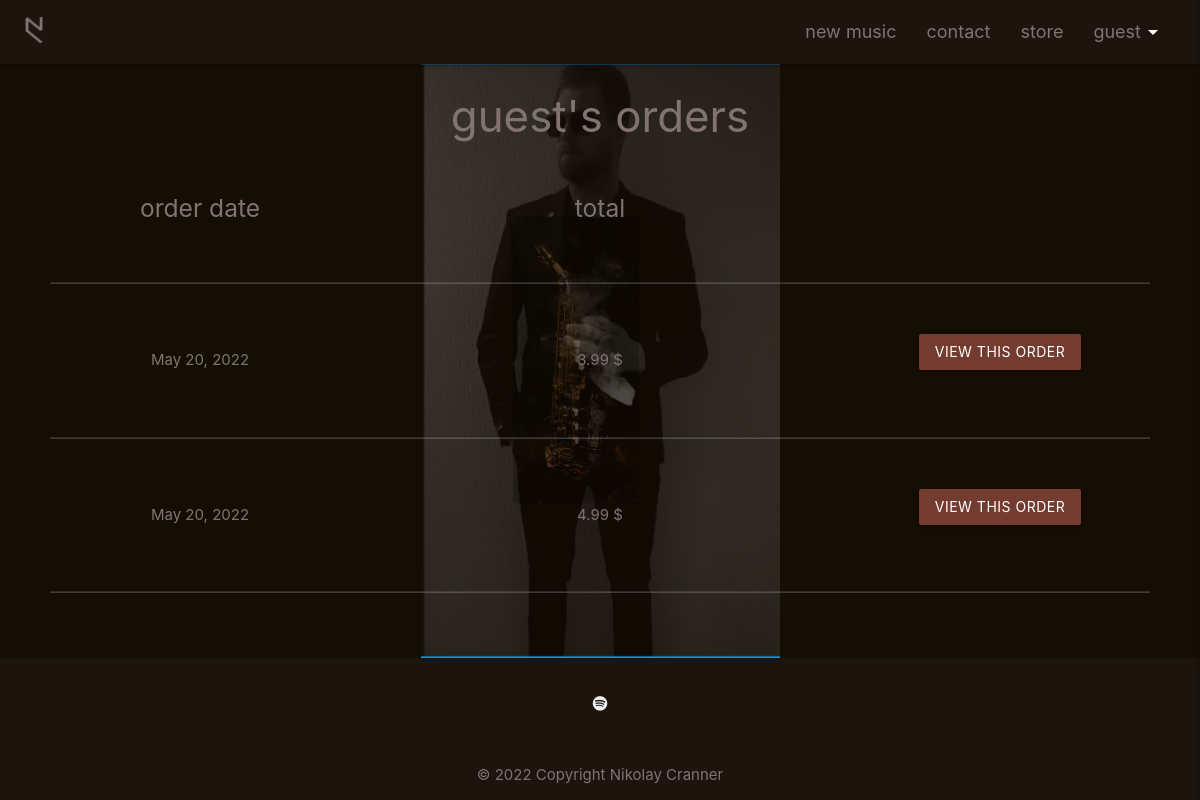
The page /userprofile on the database as committed earlier.
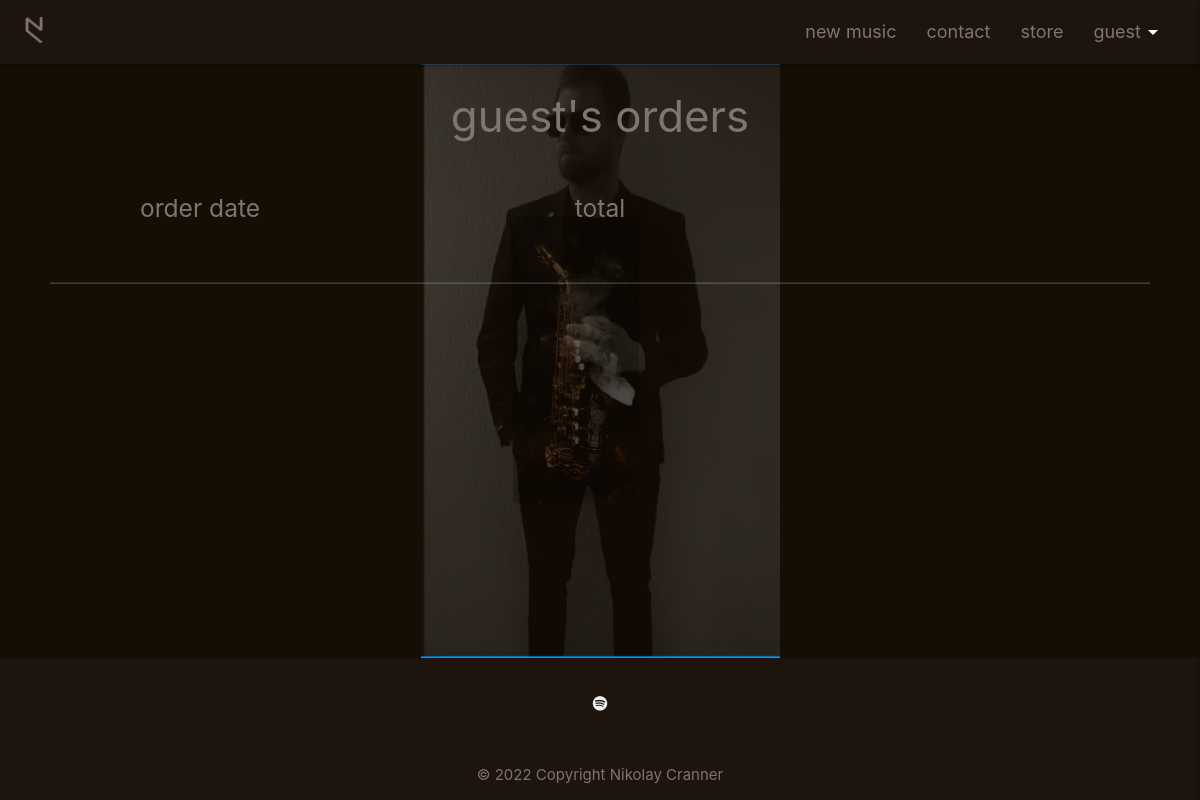
The same page on the database as committed later.
### store/models.py (models this page shows)
class Order(models.Model):
    order_id = models.CharField(max_length=254, null=True, blank=True)
    order_items = models.CharField(max_length=254, null=True, blank=True)
    user_id = models.CharField(max_length=254, null=True, blank=True)
    transaction_date = models.DateField(default=tz.now)
    transaction_time = models.TimeField(default=time(18, 00))
    grand_total = models.DecimalField(default=0.00, max_digits=10, decimal_places=2)

### userprofile/views.py (the view)
# urls.py: path('', views.user_profile, name='user_profile'),
def user_profile(request):
    session_user = get_session_user(request)
    orders = Order.objects.filter(user_id=session_user)
    context = {
        'session_user': session_user,
        'orders': orders,
    }
    return render(request, 'userprofile/userprofile.html', context)

### store/views.py (called while the page is built)
def get_session_user(request):
    if request.user.is_authenticated:
        session_user = request.user.username
        print("session user is: ", session_user)
        return session_user
    else:
        session_user = 'guest'
        print("session user is: ", session_user)
        return session_user

### userprofile/templates/userprofile/userprofile.html
{% extends 'base.html' %}
{% block content %}
<div class="row ">
    <div class="col s12 center">
        <h3>{{ session_user }}'s orders</h3>
    </div>
</div>
        <div class="row center">
            <div class="col s4">
                <h5>order date</h5>
            </div>
            <div class="col s4">
                <h5>total</h5>
            </div>
            <div class="col s4">
            </div>
        </div>
        <hr>
        {% for order in orders %}
        <div class="row center">
            <div class="col s4">
                <p>{{ order.transaction_date }}</p>
            </div>
            <div class="col s4">
                <p>{{order.grand_total}} $</p>
            </div>
            <div class="col s4">
                <a href="{% url 'order' order.order_id %}">
                    <button class="btn waves-effect waves-light btn nc-btn-color" id="#view-order" type="submit" name="view-order" value="">View this order</button>
                </a>
            </div>
        </div>
        <hr>
        {% endfor %}
{% endblock %}

Rows that differ between the two databases and show on the page:
removed Order: transaction_date "May 20, 2022", grand_total "3.99"
removed Order: transaction_date "May 20, 2022", grand_total "4.99"
